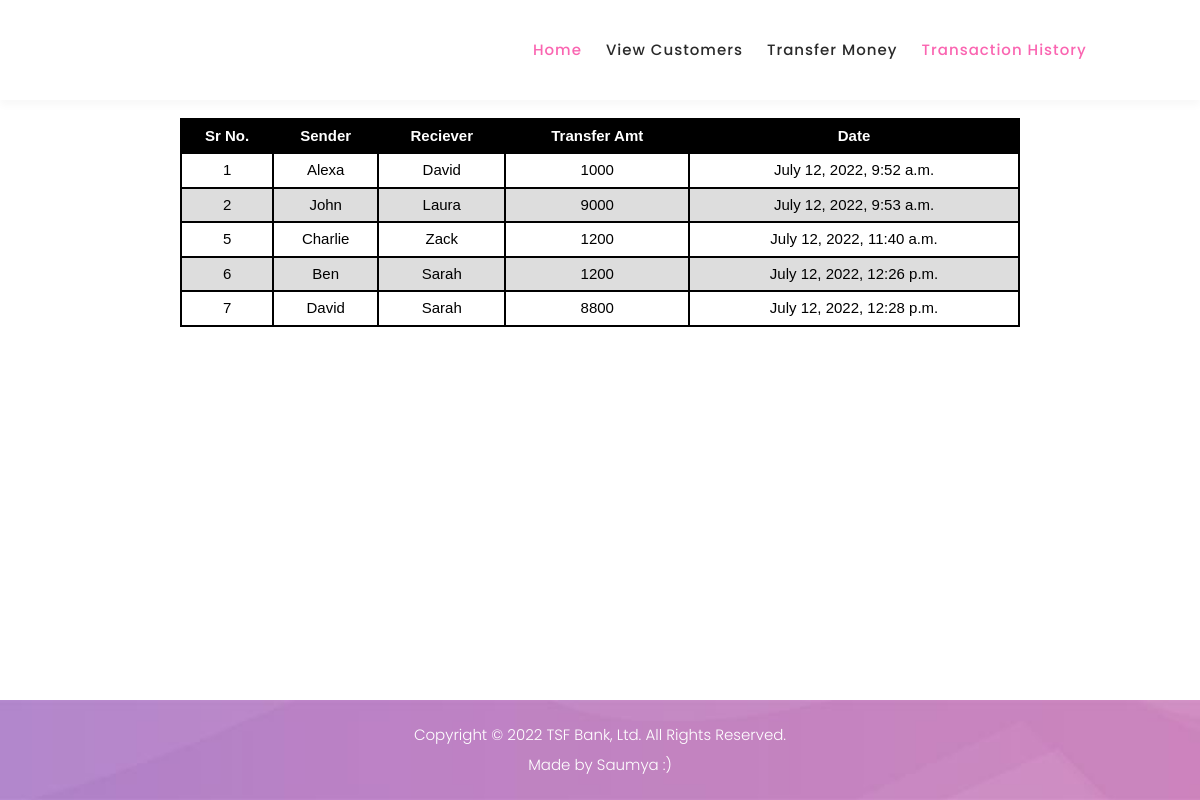
/transfer_details/, run on the app's committed database.
### basicbank/models.py (models this page shows)
class Transfer(models.Model):
    sender = models.CharField(max_length=200, null=True)
    reciever = models.CharField(max_length=200, null=True)
    amount = models.IntegerField(default=0)
    date_tran = models.DateTimeField(auto_now_add=True)

### basicbank/views.py (the view)
# urls.py: path('transfer_details/',views.transfer, name= 'transferdetails'),
def transfer(request):
    tr = Transfer.objects.all()
    return render(request, 'basicbank/transfer.html',{'tr':tr})

### basicbank/templates/basicbank/transfer.html (shortened to what this page needs)
{% load static %}
<!DOCTYPE html>
<html lang="en">
  <head>
    <link rel="stylesheet" href="{% static 'basicbank/css/bootstrap.min.css' %}">
    <link rel="stylesheet" href="{% static 'basicbank/css/all.min.css' %}">
    <link rel="stylesheet" href="{% static 'basicbank/css/style.css' %}">
    <link rel="stylesheet" href="{% static 'basicbank/css/fontawesome.css' %}">
    <link rel="stylesheet" href="{% static 'basicbank/css/templatemo-digimedia-v1.css' %}">
    <link rel="stylesheet" href="{% static 'basicbank/css/animated.css' %}">
  </head>
<body>
  <header class="header-area header-sticky wow slideInDown" data-wow-duration="0.75s" data-wow-delay="0s">
    <div class="container">
      <div class="row">
        <div class="col-12">
          <nav class="main-nav">
            <ul class="nav">
              <li class="scroll-to-section"><a href="{% url 'index' %}" class="active">Home</a></li>
              <li class="scroll-to-section"><a href="{% url 'customers' %}">View Customers</a></li>
              <li class="scroll-to-section"><a href="{% url 'transfermoney' %}">Transfer Money</a></li>
              <li class="scroll-to-section"><a href="{% url 'transferdetails' %}" class="active">Transaction History</a></li>
              <li><a href="" disabled="disabled"></a></li>
            </ul>
          </nav>
        </div>
      </div>
    </div>
  </header>
  <br><br><br>
  <table style="margin-top: 50px;">
    <thead style="background-color: rgb(0, 0, 0); color: white; font-family: 'Trebuchet MS', 'Lucida Sans Unicode', 'Lucida Grande', 'Lucida Sans', Arial, sans-serif;">
        <tr>
            <th>Sr No.</th>
            <th>Sender</th>
            <th>Reciever</th>
            <th>Transfer Amt</th>
            <th>Date</th>
        </tr>
    </thead>
    <tbody>
        {% for t in tr %}
        <tr>
            <td>{{t.id}}</td>
            <td>{{t.sender}}</td>
            <td>{{t.reciever}}</td>
            <td>{{t.amount}}</td>
            <td>{{t.date_tran}}</td>
        </tr>
        {% endfor %}
    </tbody>
</table>
  <footer style="
    position:absolute;
    bottom:0;
    width:100%;">
    <div class="container">
      <div class="row">
        <div class="col-lg-12">
          <p>Copyright © 2022 TSF Bank, Ltd. All Rights Reserved.
          <br>Made by Saumya :)</p>
        </div>
      </div>
    </div>
  </footer>
</body>
</html>

### basicbank/static/basicbank/css/style.css (style rules this page uses)
body { font-family: 'Trebuchet MS', 'Lucida Sans Unicode', 'Lucida Grande', 'Lucida Sans', Arial, sans-serif; }
html, body { max-width: 100%; overflow-x: hidden; }
body { background: rgb(1, 3, 5); background-color: white; }
table { margin: auto; width: 70%; color: black; background-color: white; }
td, th { padding-top: 5px; padding-bottom: 5px; text-align: center; font-family: 'Trebuchet MS', 'Lucida Sans Unicode', 'Lucida Grande', 'Lucida Sans', Arial, sans-serif; }
table, th, td { border: 2px solid black; border-collapse: collapse; }
thead { background-color: rgb(0, 0, 0); }
tr:nth-child(even) { background-color: #dddddd; }
html { font-size: 16px; }
@media screen and (min-width: 320px) { html { font-size: calc(16px + 6 * ((100vw - 320px) / 680)); } }
@media screen and (min-width: 1000px) { html { font-size: 15px; } }

### basicbank/static/basicbank/css/templatemo-digimedia-v1.css (style rules this page uses)
html, body, div, span, applet, object, iframe, h1, h2, h3, h4, h5, h6, p, blockquote, div pre, a, abbr, acronym, address, big, cite, code, del, dfn, em, font, img, ins, kbd, q, s, samp, small, strike, strong, sub, sup, tt, var, b, u, i, center, dl, dt, dd, ol, ul, li, figure, header, nav, section, article, aside, footer, figcaption { margin: 0; padding: 0; border: 0; outline: 0; }
ul, li { padding: 0; margin: 0; list-style: none; }
header, nav, section, article, aside, footer, hgroup { display: block; }
* { box-sizing: border-box; }
html, body { font-family: 'Poppins', sans-serif; font-weight: 400; background-color: #fff; -ms-text-size-adjust: 100%; -webkit-font-smoothing: antialiased; -moz-osx-font-smoothing: grayscale; }
a { text-decoration: none !important; }
ul { margin-bottom: 0px; }
p { font-size: 15px; line-height: 30px; font-weight: 300; color: #afafaf; }
html, body { background: #fff; font-family: 'Poppins', sans-serif; }
.header-area { background-color: #fff; box-shadow: 0px 5px 8px rgba(0,0,0,0.03); position: absolute; left: 0px; right: 0px; z-index: 100; height: 100px; -webkit-transition: all .5s ease 0s; -moz-transition: all .5s ease 0s; -o-transition: all .5s ease 0s; transition: all .5s ease 0s; }
.header-area .main-nav { min-height: 80px; background: transparent; }
.header-area .main-nav .nav { float: right; margin-top: 30px; margin-right: 0px; background-color: transparent; -webkit-transition: all 0.3s ease 0s; -moz-transition: all 0.3s ease 0s; -o-transition: all 0.3s ease 0s; transition: all 0.3s ease 0s; position: relative; z-index: 999; }
.header-area .main-nav .nav li { padding-left: 20px; padding-right: 20px; }
.header-area .main-nav .nav li:last-child { padding-right: 0px; padding-left: 40px; }
.header-area .main-nav .nav li:last-child a , .background-header .main-nav .nav li:last-child a { padding: 0px 20px !important; font-weight: 400; }
.header-area .main-nav .nav li a { display: block; font-weight: 500; font-size: 15px; color: #2a2a2a; text-transform: capitalize; -webkit-transition: all 0.3s ease 0s; -moz-transition: all 0.3s ease 0s; -o-transition: all 0.3s ease 0s; transition: all 0.3s ease 0s; height: 40px; line-height: 40px; border: transparent; letter-spacing: 1px; }
.header-area .main-nav .nav li:hover a, .header-area .main-nav .nav li a.active { color: #fa65b1!important; }
.header-area.header-sticky { min-height: 80px; }
.header-area .nav { margin-top: 30px; }
.header-area.header-sticky .nav li a.active { color: #fa65b1; }
@media (max-width: 1200px) { .header-area .main-nav .nav li { padding-left: 12px; padding-right: 12px; } }
@media (max-width: 1200px) { .header-area .main-nav:before { display: none; } }
@media (min-width: 767px) { .header-area .main-nav .nav { display: flex !important; } }
footer { background-image: url(../images/footer-bg.jpg); background-position: center center; background-repeat: no-repeat; background-size: cover; margin-top: 130px; }
footer p { text-align: center; margin: 20px 0px; color: #fff; }
@media (max-width: 1200px) { .header-area .main-nav .nav li:last-child { padding-left: 20px; } }

### data on the page
Transfer: id "1", sender "Alexa", reciever "David", amount "1000", date_tran "July 12, 2022, 9:52 a.m."
Transfer: id "2", sender "John", reciever "Laura", amount "9000", date_tran "July 12, 2022, 9:53 a.m."
Transfer: id "5", sender "Charlie", reciever "Zack", amount "1200", date_tran "July 12, 2022, 11:40 a.m."
Transfer: id "6", sender "Ben", reciever "Sarah", amount "1200", date_tran "July 12, 2022, 12:26 p.m."
Transfer: id "7", sender "David", reciever "Sarah", amount "8800", date_tran "July 12, 2022, 12:28 p.m."
